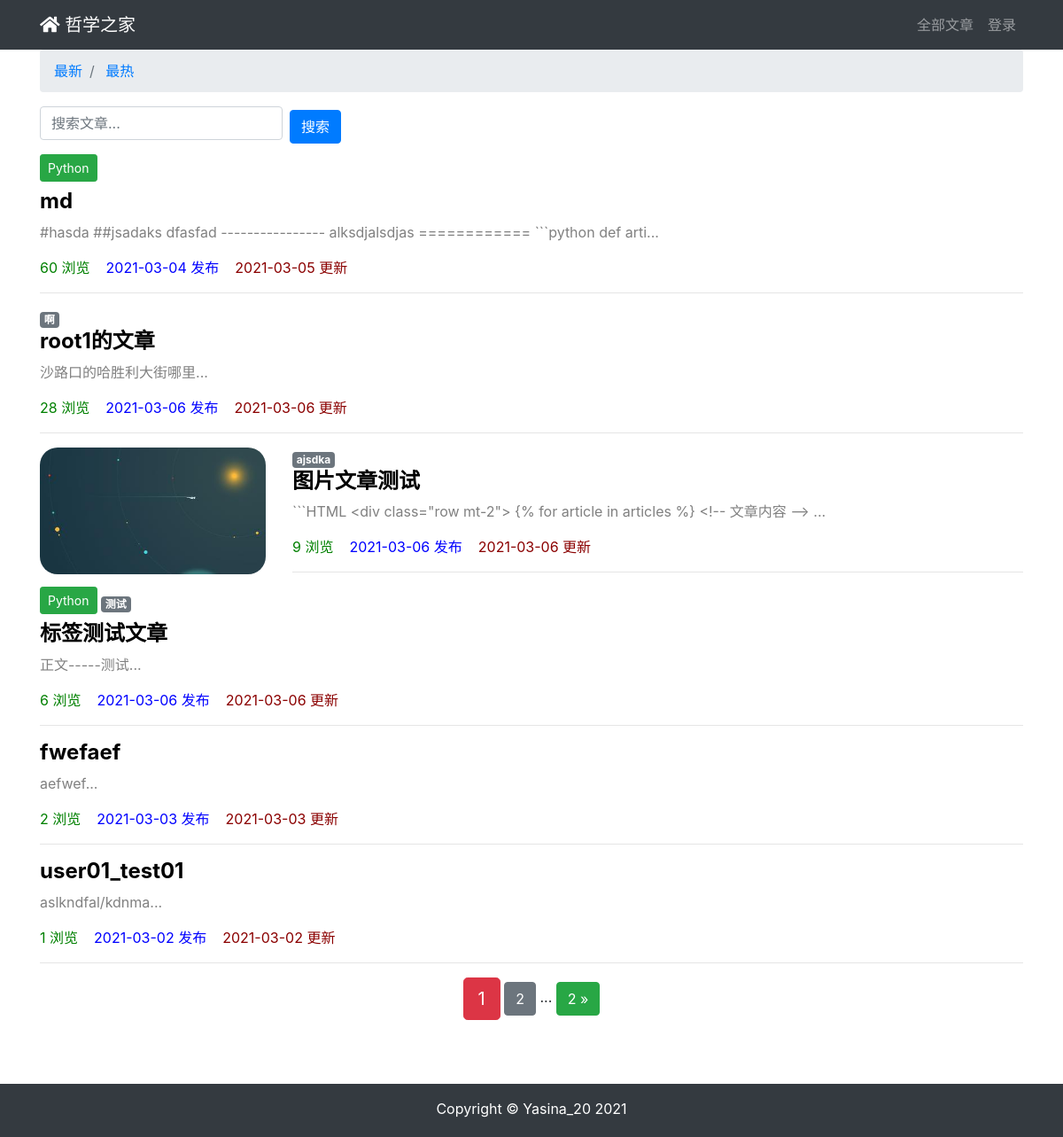
The page /article/article_list/?order=total_views&search= on the database its author committed.
### app01/models.py (models this page shows, shortened)
class ArticlePost(models.Model):
    author = models.ForeignKey(User, on_delete=models.CASCADE)
    title = models.CharField(max_length=100)
    avatar = models.ImageField(upload_to='article/%Y%m%d', blank=True)
    body = models.TextField()  # 保存大量文本用TextField
    created = models.DateTimeField(default=timezone.now)
    updated = models.DateTimeField(auto_now=True)
    total_views = models.PositiveIntegerField(default=0)
    tags = TaggableManager(blank=True)
    column = models.ForeignKey(
        ArticleColumn,
        null=True,
        blank=True,
        on_delete=models.CASCADE,
        related_name='article'
    )
    class Meta:
        ordering = ('-created',)

class ArticleColumn(models.Model):
    title = models.CharField(max_length=100, blank=True)
    created = models.DateTimeField(default=timezone.now)
    def __str__(self):
        return self.title

### app01/views.py (the view)
# urls.py: path('', views.article_list, name='index'),
def article_list(request):
    search = request.GET.get('search')
    order = request.GET.get('order')
    column = request.GET.get('column')
    tag = request.GET.get('tags')
    articles = ArticlePost.objects.all()
    if search:
        articles = articles.filter(
            Q(title__icontains=search) |
            Q(body__icontains=search)
        )
    else:
        search = ''
    if column is not None and column.isdigit():
        articles = articles.filter(column=column)
    if tag and tag != 'None':
        articles = articles.filter(tags__name__in=[tag])
    if order == 'total_views':
        articles = articles.order_by('-total_views')
    paginator = Paginator(articles, 6)
    page = request.GET.get('page')
    articles = paginator.get_page(page)
    context = {'articles': articles,
               'order': order,
               'search': search,
               'tag': tag,
               }
    return render(request, 'article/list.html', context)

### templates/article/list.html (shortened to what this page needs)
{% extends "base.html" %}
{% load static %}
{% block content %}
<div class="container">
    <nav aria-label="breadcrumb">
        <ol class="breadcrumb">
            <li class="breadcrumb-item">
            <a href="{% url 'app01:article_list' %}?search={{ search }}">
                最新</a>
            </li>
             <li class="breadcrumb-item">
            <a href="{% url 'app01:article_list' %}?order=total_views&search={{ search }}">
                最热</a>
             </li>
        </ol>
    </nav>
    <div class="row">
        <div class="col-auto mr-auto">
            <form class="form-inline" >
                <input type="text"
                    class="form-control mb-2 mr-sm-2"
                    name="search"
                    placeholder="搜索文章..."
                >
                <input type="submit" value="搜索" class="btn btn-primary">
            </form>
        </div>
    </div>
    <div class="row mt-2">
        {% for article in articles %}
            {% if article.avatar %}
                <div class="col-3">
                    <img src="{{ article.avatar.url }}" alt="avatar" style="max-width:100%; border-radius: 20px">
                </div>
                <div class="col-9">
            {% else %}
                <div class="col-12">
            {% endif %}
                {% if article.column %}
                    <button type="button"
                        class="btn btn-sm mb-2
                            {% if article.column.title == 'Python' %}
                                btn-success
                            {% elif article.column.title == 'JAVA' %}
                                btn-primary
                            {% elif article.column.title == 'HTML' %}
                                btn-info
                            {% endif %}
                        ">
                        {{ article.column }}
                    </button>
                {% endif %}
                <span>
                    {% for tag in article.tags.all %}
                    <a href="{% url 'article:article_list' %}?tags={{ tag }}" class="badge badge-secondary">{{ tag }}</a>
                    {% endfor %}
                </span>
                <h4>
                    <b>
                        <a href="{% url 'article:article_detail' article.id %}" style="color: black;">
                            {{ article.title }}</a>
                    </b>
                </h4>
                <p style="color: gray;">
                    {{ article.body|slice:'100' }}...
                </p>
                <p>
                    <span style="color: green;">
                        {{ article.total_views }} 浏览&nbsp;&nbsp;&nbsp;
                    </span>
                    <span style="color: blue;">
                        {{ article.created|date:'Y-m-d' }} 发布&nbsp;&nbsp;&nbsp;
                    </span>
                    <span style="color: darkred;">
                        {{ article.updated|date:'Y-m-d' }} 更新
                    </span>
                </p><hr style="width: 100%;"/>
            </div>
        {% endfor %}
    </div>
    <div class="pagination row">
        <div class="m-auto">
            <span class="step-links">
                <span class="current btn btn-danger btn-lg">
                    {{ articles.number }}
                </span>
                {% if articles.has_next %}
                    <a href="?page={{ articles.next_page_number }}&order={{ order }}&search={{ search }}&tag={{ tag }}" class="btn btn-secondary">
                        {{ articles.next_page_number }}
                    </a>
                    <span>...</span>
                    <a href="?page={{ articles.paginator.num_pages }}&order={{ order }}&search={{ search }}&tag={{ tag }}" class="btn btn-success">
                        {{ articles.paginator.num_pages }} &raquo;
                    </a>
                {% endif %}
            </span>
        </div>
    </div>
</div>
{% endblock content %}

### templates/base.html (style rules this page uses)
html, body { height: 100%; margin: 0; }

### rows shown on the page
ArticlePost: column "Python", title "md", body "#hasda ##jsadaks dfasfad ---------------- alksdjalsdjas ============ ```python def arti", total_views "60", created "2021-03-04", updated "2021-03-05"
ArticlePost: title "root1的文章", body "沙路口的哈胜利大街哪里", total_views "28", created "2021-03-06", updated "2021-03-06"
Tag: name "啊"
ArticlePost: avatar (picture), title "图片文章测试", body "```HTML <div class=\"row mt-2\"> {% for article in articles %} <!-- 文章内容 -->", total_views "9", created "2021-03-06", updated "2021-03-06"
Tag: name "ajsdka"
ArticlePost: column "Python", title "标签测试文章", body "正文-----测试", total_views "6", created "2021-03-06", updated "2021-03-06"
Tag: name "测试"
ArticlePost: title "fwefaef", body "aefwef", total_views "2", created "2021-03-03", updated "2021-03-03"
ArticlePost: title "user01_test01", body "aslkndfal/kdnma", total_views "1", created "2021-03-02", updated "2021-03-02"

### other values the page prints
{{ articles.number }} "1"
{{ articles.next_page_number }} "2"
{{ articles.paginator.num_pages }} "2"
